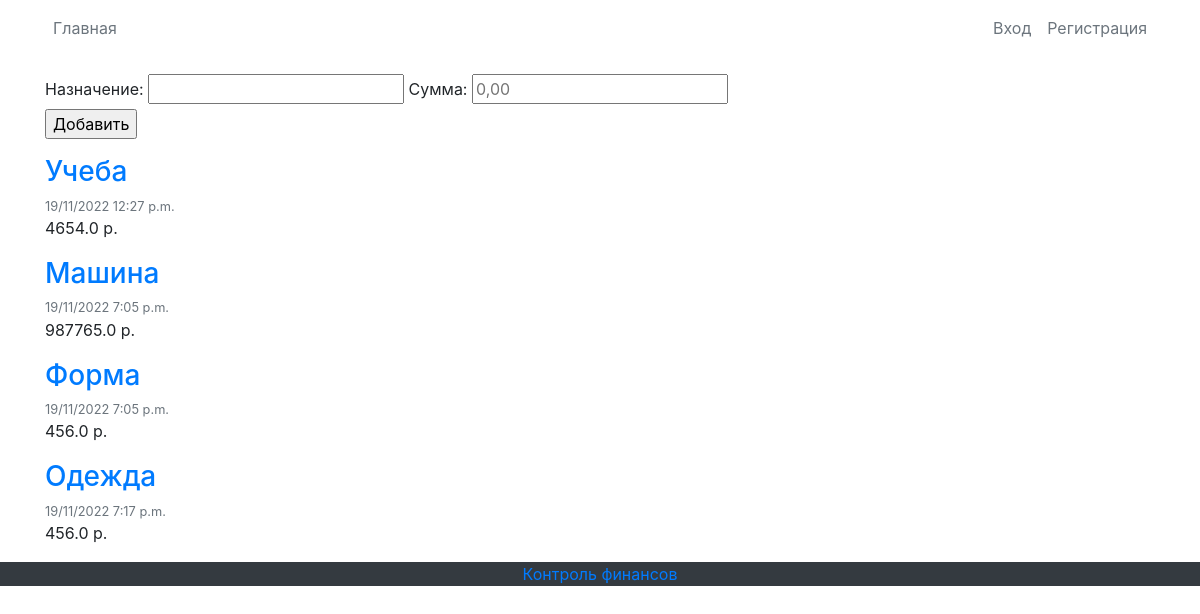
Before: / with the older database file.
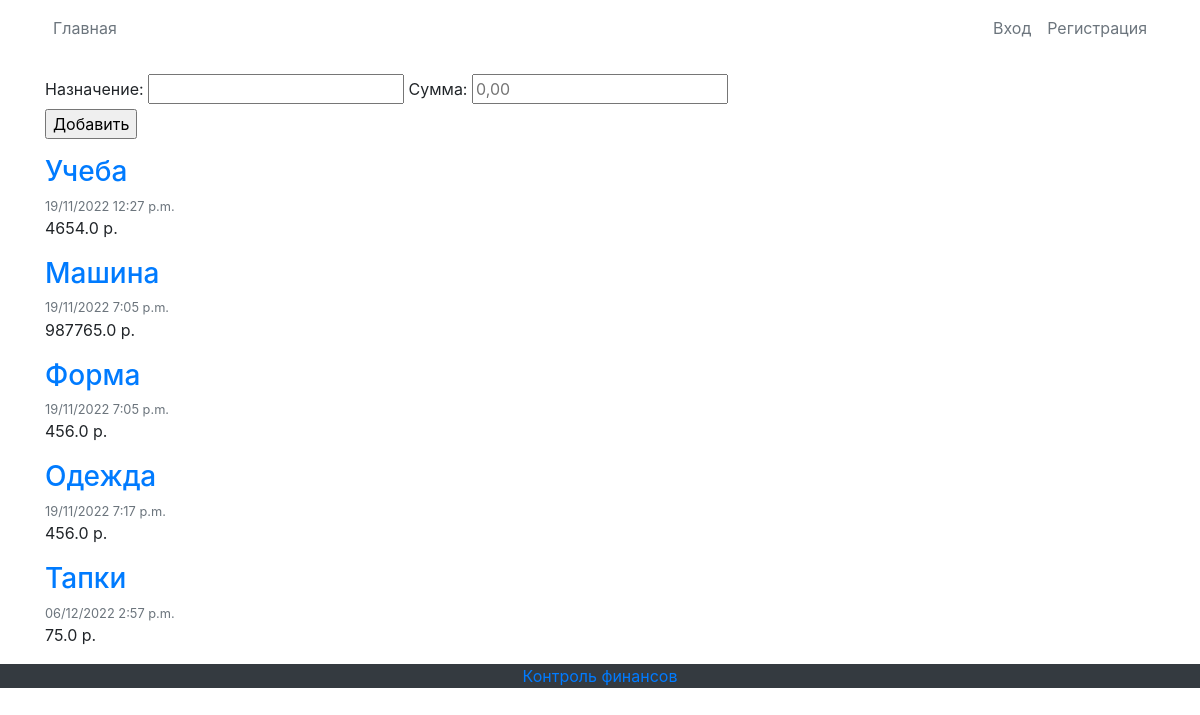
After: the same page with the newer database file.
### my_site/models.py (models this page shows, shortened)
class Post(models.Model):
    title = models.CharField(max_length=100, verbose_name="На что")
    content = models.FloatField(verbose_name="Сколько")
    date_posted = models.DateTimeField(auto_now_add=True, verbose_name='Дата')

### my_site/views.py (the view)
# urls.py: 2. Add a URL to urlpatterns:  path('', views.home, name='home')
def home(request):
    context = {
        'posts': Post.objects.all()
    }
    return render(request, 'my_site/home.html', context)

### templates/my_site/home.html (shortened to what this page needs)
﻿{% extends "my_site/base.html" %}
{% block content %}
    <form method="POST">
        <label for="title">Назначение: </label>
            <input id="title" type="text" name="title" value='{{ posts.title }}'>
        <label for="content">Сумма: </label>
            <input id="content" type="number" step="0.01" min="0" placeholder="0,00" name="content" value='{{ posts.content }}'>
            <input type="submit" value="Добавить">
    </form>
    {% for post in posts %}
        <article class="media content-section">
          <div class="media-body">
            <h3><a class="article-title" href="#">{{ post.title }}</a></h3>
              <div class="article-metadata">
              <small class="text-muted">{{ post.date_posted|date:'d/m/Y f a'}} </small>
              </div>
            <p class="article-content">{{ post.content }} р.</p>
               <div class="col-md-4">
          </div>
        </article>
    {% endfor %}
{% endblock content %}

### templates/my_site/base.html (shortened to what this page needs)
{% load static %}
<!DOCTYPE html>
<html>
<head>
    <link rel="stylesheet" href="https://maxcdn.bootstrapcdn.com/bootstrap/4.0.0/css/bootstrap.min.css">
</head>
<body>
    <header class="site-header">
      <nav class="navbar navbar-expand-md navbar-dark bg-blue fixed-top">
        <div class="container">
          <div class="collapse navbar-collapse" id="navbarToggle">
            <div class="navbar-nav mr-auto">
              <a class="nav-item nav-link text-muted" href="{% url 'blog-home' %}">Главная</a>
            </div>
            <div class="navbar-nav">
              {% if user.is_authenticated %}
                <a class="nav-item nav-link text-muted" href="{% url 'profile' %}">Профиль</a>
                <a class="nav-item nav-link text-muted" href="{% url 'logout' %}">Выход</a>
              {% else %}
                <a class="nav-item nav-link text-muted" href="{% url 'login' %}">Вход</a>
                <a class="nav-item nav-link text-muted" href="{% url 'register' %}">Регистрация</a>
              {% endif %}
            </div>
          </div>
        </div>
      </nav>
    </header>
    <main role="main" class="container">
      <div class="row">
        <div class="col-md-8">
          {% block content %}{% endblock %}
        </div>
    </main>
    <footer class="text-center bg-dark">
      <p><a href="{% url 'blog-home' %}">Контроль финансов</a></p>
    </footer>
  </body>
</html>

### templates/my_site/base.html (style rules this page uses)
body { margin-top: 50px; margin-left: 0; }

Changed rows visible on the page:
added Post: title "Тапки", date_posted "06/12/2022 2:57 p.m.", content "75.0"
